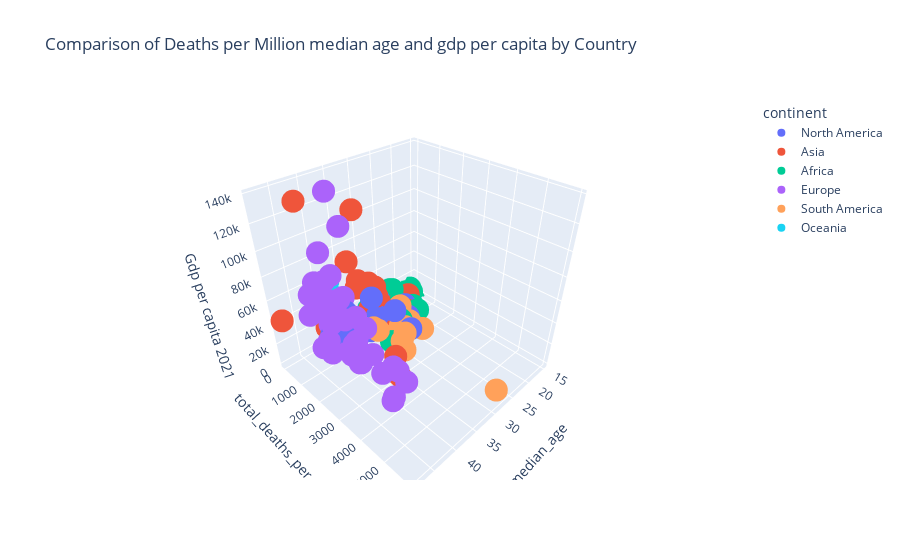

Notebook code for this chart:
### Markdown cell above
#### Argument 2: 
**Lower income countries have a lower median age, which results in a lower mortality rate.**

TODO: warnings weghalen

### Code cell
import pandas as pd

# Read the datasets
covid_df = pd.read_csv('owid-covid-data.csv')
gdp_df = pd.read_csv('GDP-data.csv', skiprows=4)

# Filter data for 2021
covid_2021_df = covid_df[covid_df['date'].str.startswith('2021')]

# Convert 'date' column to datetime for proper sorting and comparison
covid_2021_df['date'] = pd.to_datetime(covid_2021_df['date'])

# Find the last available date for each location in 2021
last_dates_2021 = covid_2021_df.groupby('location')['date'].idxmax()

# Filter the dataframe to only include rows with the last available date for each location
covid_last_2021 = covid_2021_df.loc[last_dates_2021]

# Group by location and take the last value for the required columns
covid_deaths_cases_2021 = covid_last_2021[['location', 'continent', 'total_deaths_per_million', 'total_cases_per_million', 'median_age', 'people_vaccinated_per_hundred', 'total_tests_per_thousand']].reset_index(drop=True)

GDPdata = GDPdata.rename(columns={'Country Name': 'location'})

df = pd.merge(GDPdata, covid_deaths_cases_2021, on='location', how='inner')

fig2 = px.scatter_3d(
    df,
    x="median_age",
    y="total_deaths_per_million",
    z="2021",
    hover_name="location",
    size_max=10,
    color='continent',
    title="Comparison of Deaths per Million median age and gdp per capita by Country",
    labels={
        "2021": "Gdp per capita 2021",
        "total_tests_per_thousand": "Total tests per thousand",
        "people_vaccinated_per_hundred": "vaccinated per hundred"
    }
)
fig2.show()

### Figure 1 — Plotly figure (JSON) as saved in the notebook; plotly's stock layout.template omitted (floating-point values rounded to 4 significant figures)
{"data": [{"hovertemplate": "<b>%{hovertext}</b><br><br>continent=North America<br>median_age=%{x}<br>total_deaths_per_million=%{y}<br>Gdp per capita 2021=%{z}<extra></extra>", "hovertext": ["Aruba", "Antigua and Barbuda", "Belize", "Bermuda", "Barbados", "Canada", "Costa Rica", "Cuba", "Curacao", "Cayman Islands", "Dominica", "Dominican Republic", "Grenada", "Greenland", "Guatemala", "Honduras", "Haiti", "Jamaica", "Mexico", "Nicaragua", "Panama", "Puerto Rico", "El Salvador", "Sint Maarten (Dutch part)", "Turks and Caicos Islands", "Trinidad and Tobago", "United States", "British Virgin Islands"], "legendgroup": "North America", "marker": {"color": "#636efa", "symbol": "circle"}, "mode": "markers", "name": "North America", "scene": "scene", "showlegend": true, "type": "scatter3d", "x": [41.2, 32.1, 25, null, 39.8, 41.4, 33.6, 43.1, 41.7, null, null, 27.6, 29.4, null, 22.9, 24.9, 24.3, 31.4, 29.3, 27.3, 29.7, 38.2, 27.6, null, null, 36.2, 38.3, null], "y": [1700.0, 1258.0, 1461.0, 1651.0, 923.1, 776.3, 1418.0, 742.0, 972.9, 160.1, 618.5, 377.3, 1594.0, 17.7, 902.0, 999.6, 66.12, 870.8, 2378.0, 31.09, 1681.0, 1015.0, 602.6, 1697.0, 568.6, 1775.0, 2402.0, 1245.0], "z": [38230.0, 25490.0, 11560.0, 91510.0, 14690.0, 55630.0, 23700.0, null, 25160.0, 75900.0, 14470.0, 21920.0, 14330.0, 68090.0, 12110.0, 6286.0, 3115.0, 9611.0, 21120.0, 6875.0, 30900.0, 40540.0, 10860.0, 39470.0, 21230.0, 27630.0, 70220.0, null]}, {"hovertemplate": "<b>%{hovertext}</b><br><br>continent=Asia<br>median_age=%{x}<br>total_deaths_per_million=%{y}<br>Gdp per capita 2021=%{z}<extra></extra>", "hovertext": ["Afghanistan", "United Arab Emirates", "Armenia", "Azerbaijan", "Bangladesh", "Bahrain", "Bhutan", "China", "Georgia", "Indonesia", "India", "Iraq", "Israel", "Jordan", "Japan", "Kazakhstan", "Cambodia", "Kuwait", "Lebanon", "Sri Lanka", "Maldives", "Myanmar", "Mongolia", "Malaysia", "Nepal", "Oman", "Pakistan", "Philippines", "Qatar", "Saudi Arabia", "Singapore", "Thailand", "Tajikistan", "Turkmenistan", "Uzbekistan"], "legendgroup": "Asia", "marker": {"color": "#EF553B", "symbol": "circle"}, "mode": "markers", "name": "Asia", "scene": "scene", "showlegend": true, "type": "scatter3d", "x": [18.6, 34, 35.7, 32.4, 27.5, 32.4, 28.6, 38.7, 38.7, 29.3, 28.2, 20, 30.6, 23.2, 48.2, 30.6, 25.6, 33.7, 31.1, 34.1, 30.6, 29.1, 28.6, 29.9, 25, 30.7, 23.5, 25.2, 31.9, 31.9, 42.4, 40.1, 23.3, 26.9, 28.2], "y": [178.8, 228.4, 2857.0, 799.8, 163.9, 946.9, 3.834, 3.997, 3609.0, 522.9, 338.5, 542.1, 873.2, 1103.0, 148.3, 937.5, 179.4, 578.1, 1644.0, 681.7, 498.3, 355.4, 582.9, 923.3, 379.2, 979.0, 122.6, 443.1, 227.8, 243.6, 145.8, 301.0, 12.56, null, 24.84], "z": [2139.0, 68910.0, 16900.0, 20110.0, 7366.0, 54350.0, 13420.0, 20410.0, 18690.0, 12900.0, 8045.0, 12480.0, 46130.0, 9115.0, 44290.0, 34230.0, 4668.0, 48130.0, 11860.0, 14310.0, 18870.0, 5139.0, 14950.0, 30460.0, 4461.0, 38930.0, 5555.0, 8797.0, 108900.0, 47750.0, 128700.0, 20250.0, 4075.0, null, 8162.0]}, {"hovertemplate": "<b>%{hovertext}</b><br><br>continent=Africa<br>median_age=%{x}<br>total_deaths_per_million=%{y}<br>Gdp per capita 2021=%{z}<extra></extra>", "hovertext": ["Angola", "Burundi", "Benin", "Burkina Faso", "Botswana", "Central African Republic", "Cote d'Ivoire", "Cameroon", "Comoros", "Djibouti", "Algeria", "Eritrea", "Ethiopia", "Gabon", "Ghana", "Guinea", "Guinea-Bissau", "Equatorial Guinea", "Kenya", "Liberia", "Libya", "Lesotho", "Morocco", "Madagascar", "Mali", "Mozambique", "Mauritania", "Mauritius", "Malawi", "Namibia", "Niger", "Nigeria", "Rwanda", "Sudan", "Senegal", "Sierra Leone", "Somalia", "South Sudan", "Sao Tome and Principe", "Eswatini", "Seychelles", "Chad", "Togo", "Tunisia", "Tanzania", "Uganda", "South Africa", "Zambia", "Zimbabwe"], "legendgroup": "Africa", "marker": {"color": "#00cc96", "symbol": "circle"}, "mode": "markers", "name": "Africa", "scene": "scene", "showlegend": true, "type": "scatter3d", "x": [16.8, 17.5, 18.8, 17.6, 25.8, 18.3, 18.7, 18.8, 20.4, 25.4, 29.1, 19.3, 19.8, 23.1, 21.1, 19, 19.4, 22.4, 20, 19.2, 29, 22.2, 29.6, 19.6, 16.4, 17.7, 20.3, 37.4, 18.1, 22, 15.1, 18.1, 20.3, 19.7, 18.7, 19.1, 16.8, 19.2, 18.7, 21.5, 36.2, 16.7, 19.4, 32.7, 17.7, 16.4, 27.3, 17.7, 19.6], "y": [49.06, 1.086, 12.06, 13.98, 927.3, 18.1, 25.11, 66.31, 182.8, 168.6, 138.7, 19.54, 55.88, 120.1, 38.45, 28.07, 70.76, 104.5, 99.19, 54.12, 828.1, 288.4, 395.8, 34.68, 28.9, 59.45, 182.0, 586.4, 114.1, 1407.0, 10.46, 13.79, 97.7, 70.36, 109.1, 14.29, 75.75, 12.37, 250.7, 1059.0, 1176.0, 10.21, 27.8, 2066.0, 11.25, 69.42, 1516.0, 184.7, 299.3], "z": [7414.0, 864.3, 3575.0, 2468.0, 16650.0, 1057.0, 6433.0, 4742.0, 3427.0, 6032.0, 12890.0, null, 2628.0, 19550.0, 6544.0, 3735.0, 2164.0, 17940.0, 5360.0, 1557.0, 15130.0, 2456.0, 8581.0, 1642.0, 2399.0, 1440.0, 5988.0, 22740.0, 1732.0, 10820.0, 1538.0, 5624.0, 2706.0, 3420.0, 4266.0, 1624.0, 1462.0, null, 5703.0, 10200.0, 25940.0, 1764.0, 2679.0, 12130.0, 3451.0, 2688.0, 14170.0, 3527.0, 3276.0]}, {"hovertemplate": "<b>%{hovertext}</b><br><br>continent=Europe<br>median_age=%{x}<br>total_deaths_per_million=%{y}<br>Gdp per capita 2021=%{z}<extra></extra>", "hovertext": ["Albania", "Andorra", "Austria", "Belgium", "Bulgaria", "Bosnia and Herzegovina", "Belarus", "Switzerland", "Cyprus", "Czechia", "Germany", "Denmark", "Spain", "Estonia", "Finland", "France", "United Kingdom", "Gibraltar", "Greece", "Croatia", "Hungary", "Isle of Man", "Ireland", "Iceland", "Italy", "Liechtenstein", "Lithuania", "Luxembourg", "Latvia", "Monaco", "Moldova", "North Macedonia", "Malta", "Montenegro", "Netherlands", "Norway", "Poland", "Portugal", "Romania", "San Marino", "Serbia", "Slovenia", "Sweden", "Ukraine", "Kosovo"], "legendgroup": "Europe", "marker": {"color": "#ab63fa", "symbol": "circle"}, "mode": "markers", "name": "Europe", "scene": "scene", "showlegend": true, "type": "scatter3d", "x": [38, null, 44.4, 41.8, 44.7, 42.5, 40.3, 43.1, 37.3, 43.3, 46.6, 42.3, 45.5, 42.7, 42.8, 42, 40.8, null, 45.3, 44, 43.4, null, 38.7, 37.3, 47.9, null, 43.5, 39.7, 43.9, null, 37.6, 39.1, 42.4, 39.1, 43.2, 39.7, 41.8, 46.2, 43, null, 41.2, 44.5, 41, 41.4, null], "y": [1121.0, 1741.0, 1855.0, 2419.0, 4501.0, 4108.0, 575.1, 1353.0, 710.9, 3429.0, 1412.0, 543.5, 1919.0, 1379.0, 331.4, 1921.0, 2609.0, 3060.0, 1974.0, 3047.0, 3843.0, 792.6, 1205.0, 99.22, 2313.0, 1753.0, 2655.0, 980.5, 2602.0, 1041.0, 3112.0, 3989.0, 924.4, 3630.0, 1193.0, 245.7, 2367.0, 1839.0, 2978.0, 2909.0, 1829.0, 2872.0, 1451.0, 2331.0, 1672.0], "z": [16260.0, 58830.0, 63420.0, 62110.0, 29410.0, 18380.0, 27610.0, 81600.0, 48470.0, 48420.0, 61940.0, 69880.0, 43620.0, 45050.0, 57850.0, 53830.0, 52840.0, null, 33020.0, 36950.0, 38640.0, null, 114100.0, 61480.0, 49910.0, null, 46410.0, 137900.0, 36780.0, null, 15680.0, 19900.0, 53390.0, 24510.0, 67690.0, 86890.0, 40460.0, 38780.0, 37970.0, 65720.0, 22580.0, 46500.0, 63380.0, 18040.0, 12360.0]}, {"hovertemplate": "<b>%{hovertext}</b><br><br>continent=South America<br>median_age=%{x}<br>total_deaths_per_million=%{y}<br>Gdp per capita 2021=%{z}<extra></extra>", "hovertext": ["Argentina", "Bolivia", "Brazil", "Chile", "Colombia", "Ecuador", "Guyana", "Peru", "Paraguay", "Suriname", "Uruguay"], "legendgroup": "South America", "marker": {"color": "#FFA15A", "symbol": "circle"}, "mode": "markers", "name": "South America", "scene": "scene", "showlegend": true, "type": "scatter3d", "x": [31.9, 25.4, 33.5, 35.4, 32.2, 28.1, 26.3, 29.1, 26.5, 29.6, 35.6], "y": [2589.0, 1598.0, 2872.0, 1990.0, 2500.0, 1869.0, 1288.0, 5946.0, 2448.0, 1919.0, 1800.0], "z": [26090.0, 9343.0, 17450.0, 29150.0, 17590.0, 13290.0, 23180.0, 14850.0, 15360.0, 18450.0, 29500.0]}, {"hovertemplate": "<b>%{hovertext}</b><br><br>continent=Oceania<br>median_age=%{x}<br>total_deaths_per_million=%{y}<br>Gdp per capita 2021=%{z}<extra></extra>", "hovertext": ["American Samoa", "Australia", "Fiji", "Guam", "Kiribati", "Marshall Islands", "Northern Mariana Islands", "New Caledonia", "Nauru", "New Zealand", "Palau", "Papua New Guinea", "French Polynesia", "Solomon Islands", "Tonga", "Tuvalu", "Vanuatu", "Samoa"], "legendgroup": "Oceania", "marker": {"color": "#19d3f3", "symbol": "circle"}, "mode": "markers", "name": "Oceania", "scene": "scene", "showlegend": true, "type": "scatter3d", "x": [null, 37.9, 28.6, 31.4, 23.2, null, null, 33.4, null, 37.9, null, 22.6, 32.7, 20.8, 22.3, null, 23.1, 22], "y": [null, 90.8, 749.6, 1572.0, null, null, 221.9, 965.7, null, 9.643, null, 58.17, 2076.0, null, null, null, null, null], "z": [null, 57410.0, 10590.0, null, 2216.0, 6594.0, null, null, 12130.0, 48560.0, 15570.0, 4014.0, null, 2645.0, 6779.0, 5081.0, 3090.0, 6107.0]}], "layout": {"autosize": true, "legend": {"title": {"text": "continent"}, "tracegroupgap": 0}, "scene": {"aspectmode": "auto", "aspectratio": {"x": 1, "y": 1, "z": 1}, "domain": {"x": [0, 1], "y": [0, 1]}, "xaxis": {"title": {"text": "median_age"}, "type": "linear"}, "yaxis": {"title": {"text": "total_deaths_per_million"}, "type": "linear"}, "zaxis": {"title": {"text": "Gdp per capita 2021"}, "type": "linear"}}, "title": {"text": "Comparison of Deaths per Million median age and gdp per capita by Country"}}}
